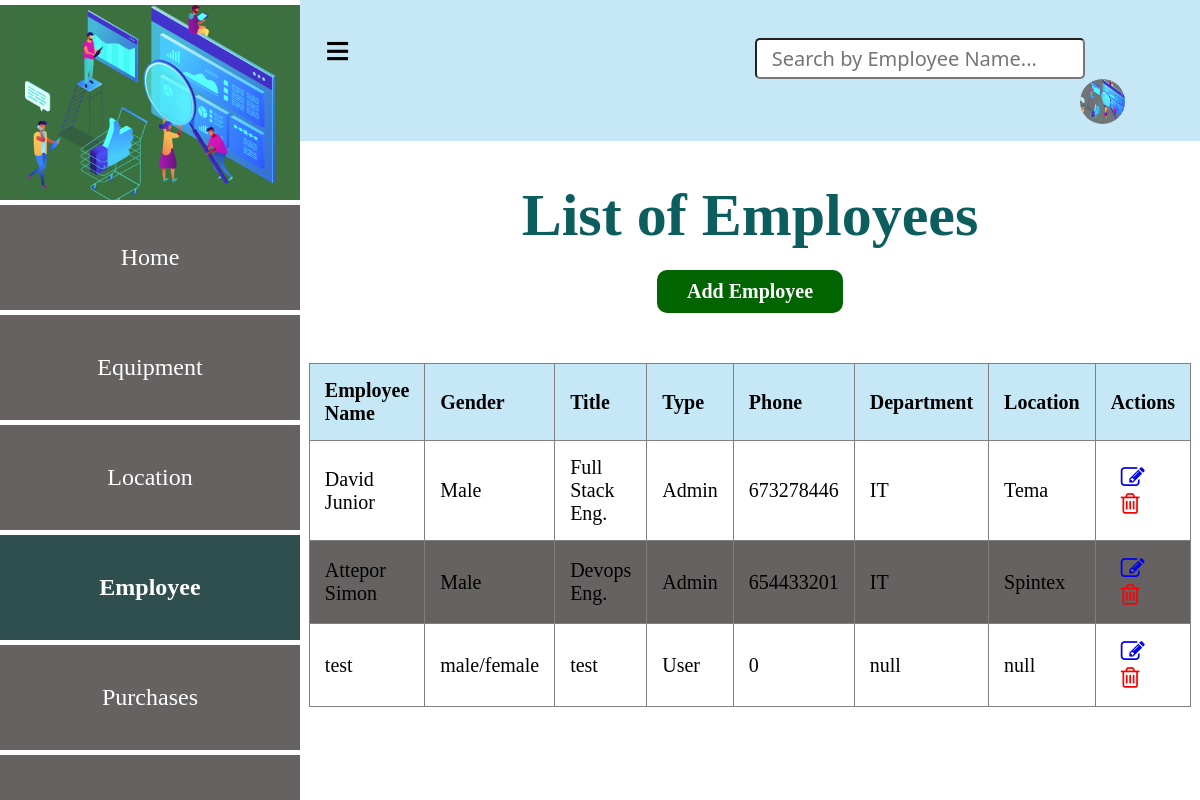
The page /employee on the database as committed earlier.
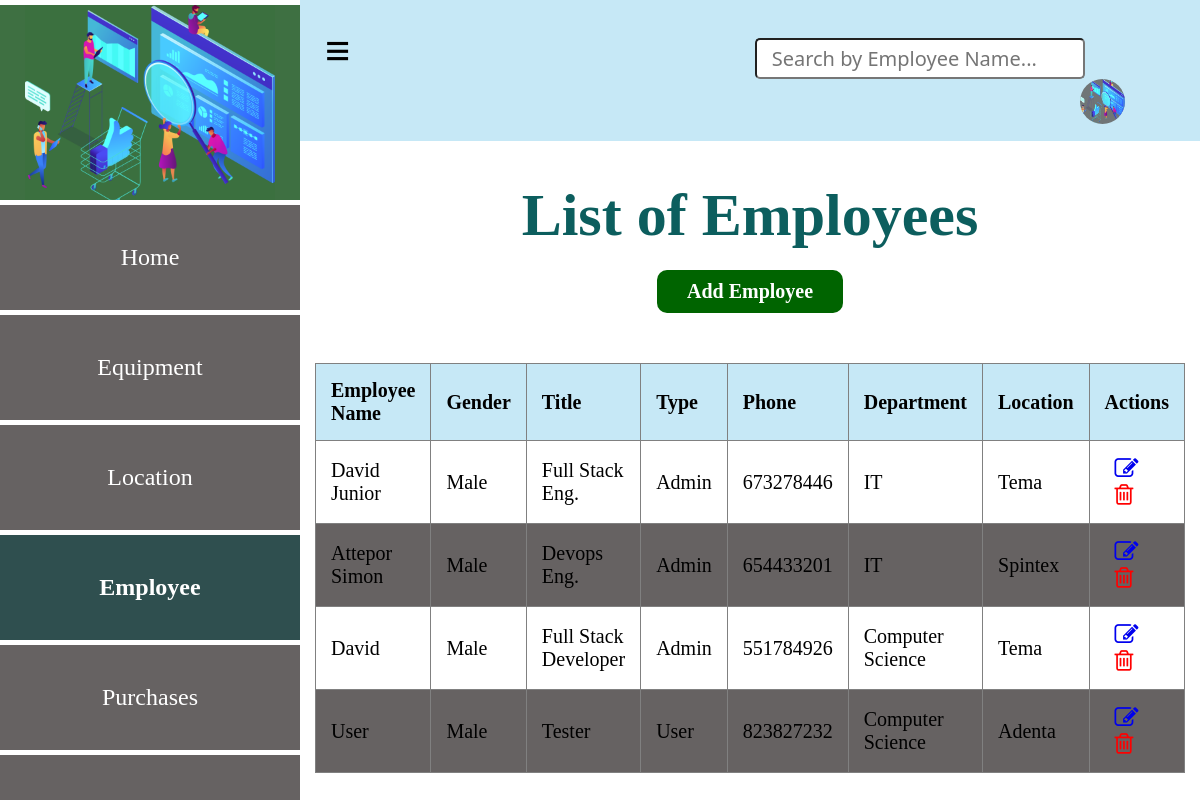
The same page on the database as committed later.
### app.py (models this page shows, shortened)
class Employee(db.Model):
    __tablename__="employees"
    id=db.Column(db.Integer, primary_key=True)
    password=db.Column(db.String(20))
    employee_name=db.Column(db.String(20))
    gender=db.Column(db.String(6))
    title=db.Column(db.String(10))
    type=db.Column(db.String(10))
    phone_number=db.Column(db.Integer)
    department=db.Column(db.String(50))
    location=db.Column(db.Integer, db.ForeignKey('locations.id'))
    location_rel=db.relationship('Location', backref='employees_location')
    equipment_rel=db.relationship('Equipment', backref='equipment_employee')

### app.py (the view)
@app.route('/employee')
def employee_index():
    employees = Employee.query.all()
    return render_template ('employeeList.html', employees = employees)

### app.py (called while the page is built)
@app.before_request
def create_table():
    db.create_all()

### templates/employeeList.html (shortened to what this page needs)
<!DOCTYPE html>
<html lang="en">
<head>
    <link
    rel="stylesheet"
    href="{{ url_for('static', filename='main.css') }}"
    />
    <link rel="stylesheet" href="https://cdnjs.cloudflare.com/ajax/libs/font-awesome/4.7.0/css/font-awesome.min.css">
  </head>
<body>
    <div class="header">
      <a href="#" id="sidebar-icon">&#8801;</a>
      <input type="search" id="query" name="search" placeholder="Search by Employee Name...">
      <button id="search-button">Submit</button>
      <a href="#"><img src="{{ url_for('static', filename='bg4.png') }}" alt=""></a>
    </div>
    <section class="sidebar">
        <div class="logo">
            <img src="{{ url_for('static', filename='bg4.png') }}" alt="logo">
        </div>
        <div class="content">
            <a href="/entry_point" class="home">Home</a>
            <a href="/equipment" class="home">Equipment</a>
            <a href="/location" class="home">Location</a>
            <a href="/employee" class="home active">Employee</a>
            <a href="/purchase" class="home">Purchases</a>
            <a href="/login" class="home">Logout</a>
        </div>
    </section>
    <h1 class="marquee">List of Employees</h1>
    <div class="location-form">
      <a href="/add-employee" class="btn1">Add Employee</a>
      <table border="1" style="overflow:auto;">
        <thead>
          <tr>
            <th>Employee Name</th>
            <th>Gender</th>
            <th>Title</th>
            <th>Type</th>
            <th>Phone</th>
            <th>Department</th>
            <th>Location</th>
            <th>Actions</th>
          </tr>
        </thead>
        <tbody id="table-results">
          {% for employee in employees  %}
            <tr>
              <td>{{ employee.employee_name }}</td>
              <td>{{ employee.gender}}</td>
              <td>{{ employee.title}}</td>
              <td>{{ employee.type}}</td>
              <td>{{ employee.phone_number}}</td>
              <td>{{ employee.department}}</td>
              <td>{{ employee.location}}</td>
              <td class="action">
                <a href="/edit_employee{{ employee.id }}"><i class="fa fa-edit" style="font-size:24px"></i></a>
                <a href="/delete_employee{{ employee.id }}"><i class="fa fa-trash-o" style="font-size:24px"></i></a>
              </td>
            </tr>
          {% endfor %}
        </tbody>
      </table>
    </div>
</body>
</html>

### static/main.css (style rules this page uses)
body { margin: 0; padding: 0; font-family: Verdana; }
.header { background: #c6e8f6; padding: 25px; }
.header input { padding: 5px 15px; font-size: 20px; font-family:'Segoe UI', Tahoma, Geneva, Verdana, sans-serif; border-radius: 5px; margin-left: 400px; }
.header button { padding: 5px 15px; font-size: 20px; border-radius: 5px; background: #707576; color: #fff; font-weight: bold; }
.header img { width: 45px; height: 45px; background: #707576; border-radius: 50%; float: right; justify-content: center; margin-right: 50px; }
#sidebar-icon { content: "\25C2"; margin-left: 300px; font-size: 45px; border-radius: 5px; text-decoration: none; color: #000; font-weight: bold; }
.sidebar { position: fixed; top: 0; left: 0; width: 300px; height: 100vh; background: #707576; border-top: 5px solid #fff; }
.logo { width: 300px; height: 200px; background: rgba(59, 112, 63, 0.938); display: flex; justify-content: center; align-items: center; }
.logo img { width: 250px; display: block; margin: auto; background-color: rgba(59, 112, 63, 0.938); }
.content { background: #707576; width: 300px; height: calc(100vh - 200px); position: fixed; top: 200px; z-index: 1; border-top: 5px solid #fff; overflow-y: auto; }
.content a { display: flex; text-decoration: none; color: #fff; font-size: 24px; border-bottom: 5px solid white; padding: 39px; justify-content: center; }
.home { border: none; outline: none; padding: 10px 16px; background: #666262; cursor: pointer; }
.active, .home:hover { background: darkslategrey; color: black; font-weight: bold; }
h1 { display: flex; font-size: 60px; flex-wrap: wrap; justify-content: center; gap: 50px; margin-left: 300px; text-align: center; margin-top: 40px; color: rgb(12, 94, 94); }
.location-form { display: flex; justify-content: center; align-items: center; flex-direction: column; margin-left: 300px; }
table { width: 80%; border-collapse: collapse; margin-top: 30px; }
th, td { padding: 15px; text-align: left; font-size: 20px; }
th { background-color: #c6e8f6; font-weight: bold; }
tbody tr:nth-child(even) { background-color: #666262; }
.btn1 { background: darkgreen; color: #fff; font-size: 1em; padding: 10px 30px; border-radius: 10px; transition: background-color 0.25s; margin-bottom: 20px; text-decoration: none; font-size: 20px; display: block; margin-top: -20px; font-weight: bold; }
.marquee { text-align: center; }
.action a { margin-left: 10px; }
.action .fa-trash-o { color: red; }

Rows that differ between the two databases and show on the page:
removed Employee: employee_name "test", gender "male/female", title "test", type "User", phone_number "0", department "null", location "null"
added Employee: employee_name "David", gender "Male", title "Full Stack Developer", type "Admin", phone_number "551784926", department "Computer Science", location "Tema"
added Employee: employee_name "User", gender "Male", title "Tester", type "User", phone_number "823827232", department "Computer Science", location "Adenta"
